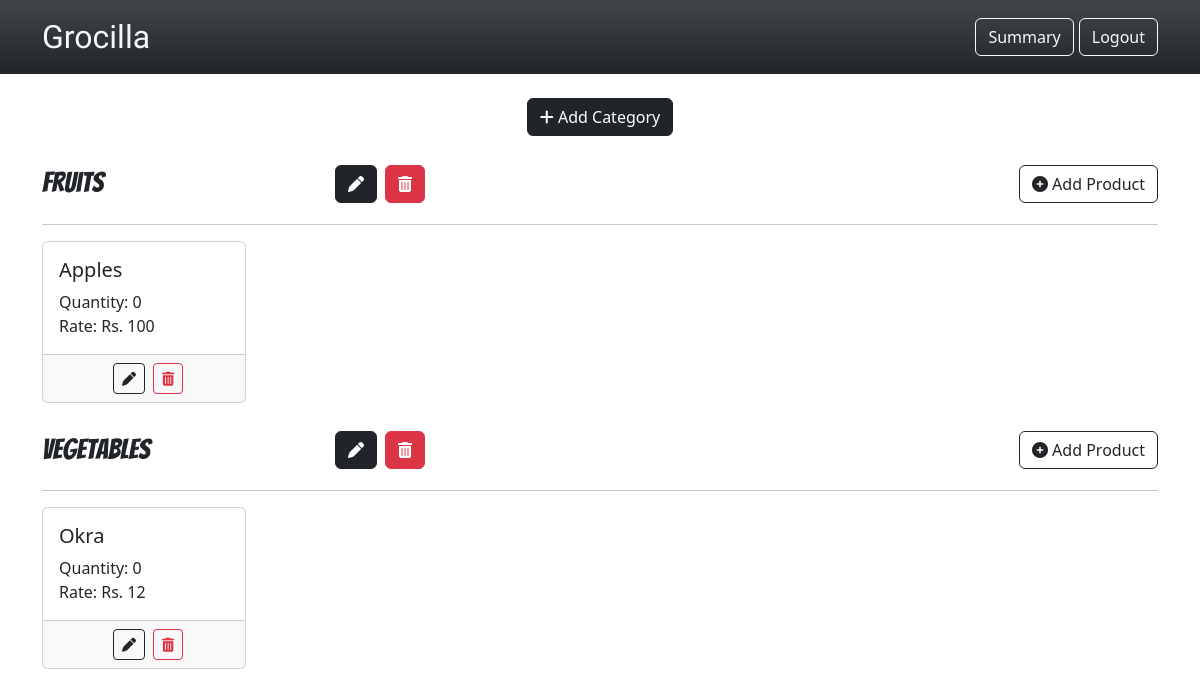
Page /admin_dashboard (signed in) on the committed database.
### webapp/models.py (models this page shows)
class Category(db.Model):
    __tablename__ = "categories"
    cid = db.Column(db.Integer, primary_key = True)
    cname = db.Column(db.String(150), unique=True)
    products = db.relationship("Product", backref = "category", cascade = "all, delete", passive_deletes = True)

class Product(db.Model):
    __tablename__ = "products"
    pid = db.Column(db.Integer, primary_key = True)
    pname = db.Column(db.String(50), unique=True)
    manf_date = db.Column(db.Date)
    exp_date = db.Column(db.Date)
    unit = db.Column(db.String(10))
    rateperunit = db.Column(db.Integer)
    quantity = db.Column(db.Integer)
    category_id = db.Column(db.Integer, db.ForeignKey("categories.cid", ondelete = "CASCADE"))
    bookings = db.relationship("Booking", backref = "product", cascade = "all, delete", passive_deletes = True)

### webapp/views.py (the view)
@views.route('/admin_dashboard')
@admin_required
@login_required
def admin_dashboard():
    categories = Category.query.all()
    products = Product.query.all()
    return render_template("admin_dashboard.html", categories = categories, products = products)

### webapp/views.py (called while the page is built)
def admin_required(func):
    @wraps(func)
    def decorated_function(*args, **kwargs):
        if not current_user.is_authenticated:
            if current_user.role != 'admin':
                flash('Unauthorised access! You need admin privileges to access this page!', category='error')
                return redirect(url_for('auth.user_login'))
        return func(*args, **kwargs)
    return decorated_function

### webapp/templates/admin_dashboard.html (shortened to what this page needs)
    {% extends "admin_base.html" %}
    {% block body %}
    <div class="text-center my-4" >
        <button type="button" class="btn btn-dark" data-bs-toggle="modal" data-bs-target="#AddCategoryModal"><i class="fa fa-plus"></i> Add Category</button>
    </div>
    {% for category in categories %}
    <div class="container mb-4">
        <div class="row">
            <h5 class="col-3" style="margin-top: 6px; font-family: 'Bangers';font-size: 28px;">{{ category["cname"] }}</h5>
            <div class="d-flex col-2 align-items-center">
                <button class="btn btn-dark mx-2" type="button" data-bs-toggle="modal" data-bs-target="#{{ category['cid'] }}EditCategoryModal"><i class="fa-solid fa-pen"></i></button>
                <a href="/delete/category/{{ category['cid'] }}" class="btn btn-danger" type="submit"><i class="fa-solid fa-trash-can"></i></a>
            </div>
            <div class="d-flex col-7 align-items-center">
                <button class="btn btn-outline-dark ms-auto" type="button" data-bs-toggle="modal" data-bs-target="#{{ category['cid'] }}AddProductModal"><i class="fa-solid fa-circle-plus"></i> Add Product</button>
            </div>
        </div>
        <hr>
        <div class="row row-cols-2 row-cols-md-3 row-cols-lg-5  g-4">
            {% for product in category['products'] %}
            <div class="col">
                <div class="card h-100">
                <div class="card-body">
                    <h5 class="card-title">{{ product["pname"] }}</h5>
                    Quantity: {{ product['quantity'] }}<br>
                    Rate: Rs. {{ product["rateperunit"] }}
                </div>
                <div class="card-footer d-flex justify-content-center">
                    <button class="btn btn-outline-dark btn-sm mx-2" type="button" data-bs-toggle="modal" data-bs-target="#{{ product['pid'] }}EditProductModal"><i class="fa-solid fa-pen"></i></button>
                    <a href="/delete/product/{{ product['pid'] }}" class="btn btn-outline-danger btn-sm" type="submit"><i class="fa-solid fa-trash-can"></i></a>
                </div>
                </div>
            </div>
            {% endfor %}
        </div>
    </div>
    {% endfor %}
    {% endblock body %}

### rows in the picture
Category: cname "Fruits"
Product: pname "Apples", quantity "0", rateperunit "100"
Category: cname "Vegetables"
Product: pname "Okra", quantity "0", rateperunit "12"
